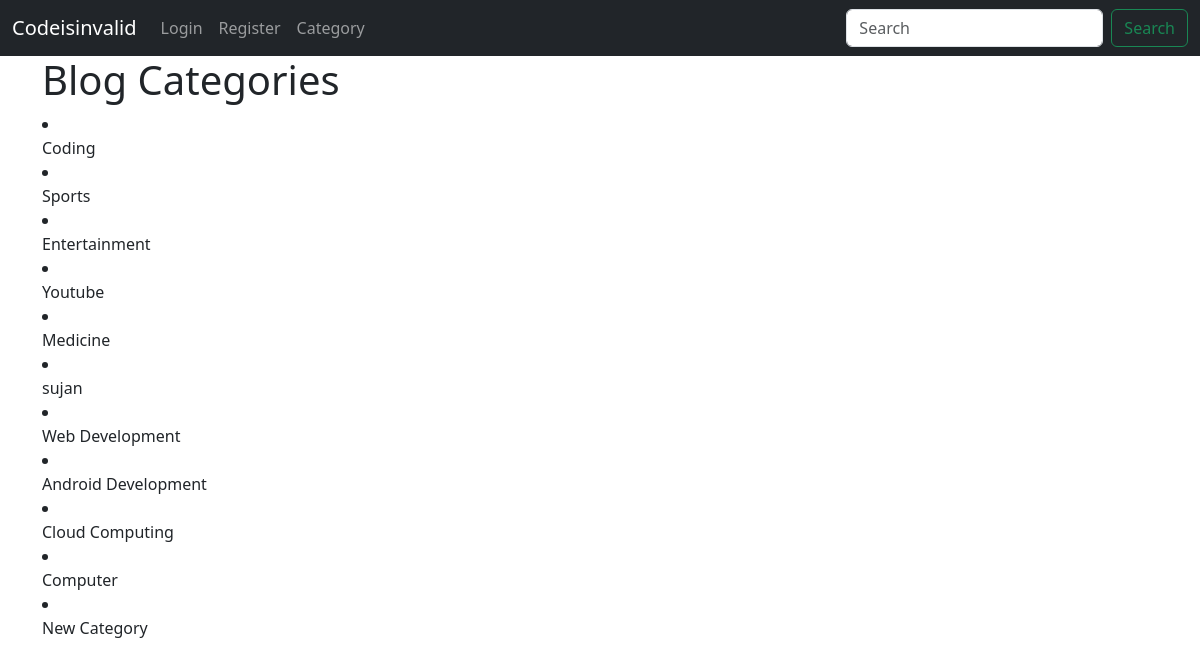
The page /category-list/ on the database its author committed.
### theblog/models.py (models this page shows, shortened)
class Category(models.Model):
    name = models.CharField(max_length=50)
    def __str__(self) :
        return self.name

### theblog/views.py (the view)
# urls.py: path('category-list/',CategoryListView, name='category-list'),
def CategoryListView(request):
    cat_menu_list = Category.objects.all()
    return render(request, 'category_list.html', {'cat_menu_list': cat_menu_list})

### theblog/templates/category_list.html (shortened to what this page needs)
{% extends 'base.html' %}
{% block content %}
<h1>Blog Categories</h1>
{% for item in cat_menu_list %}
<li><a class="dropdown-item" href="{% url 'category' item %}">{{item}}</a></li>
{% endfor %}
{% endblock content %}

### rows shown on the page
Category: name "Coding"
Category: name "Sports"
Category: name "Entertainment"
Category: name "Youtube"
Category: name "Medicine"
Category: name "sujan"
Category: name "Web Development"
Category: name "Android Development"
Category: name "Cloud Computing"
Category: name "Computer"
Category: name "New Category"
